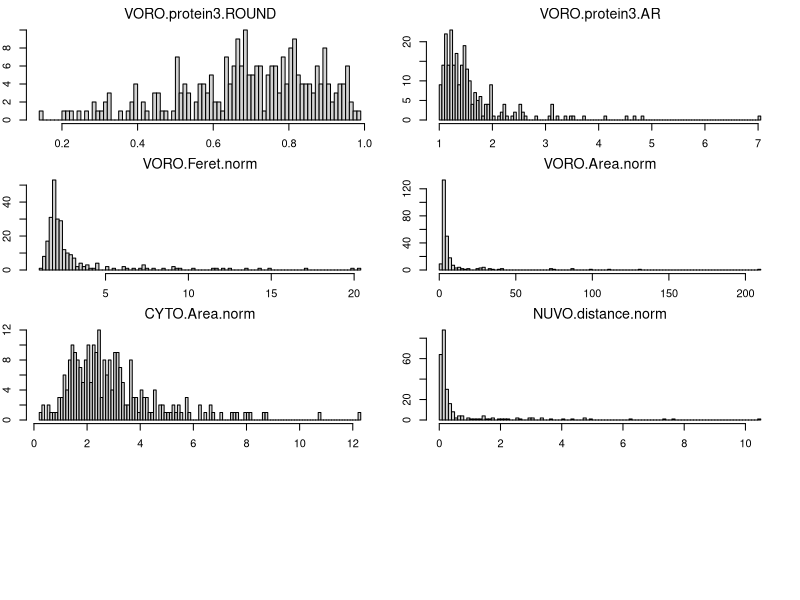
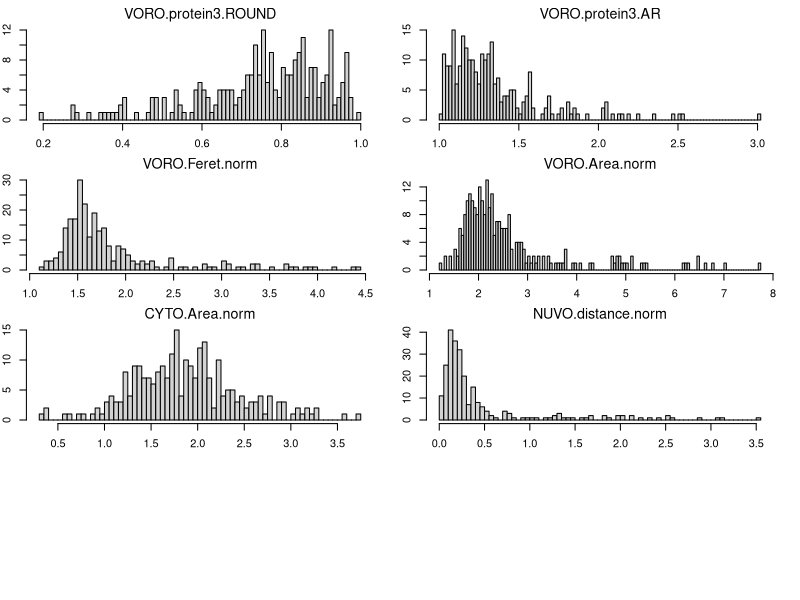
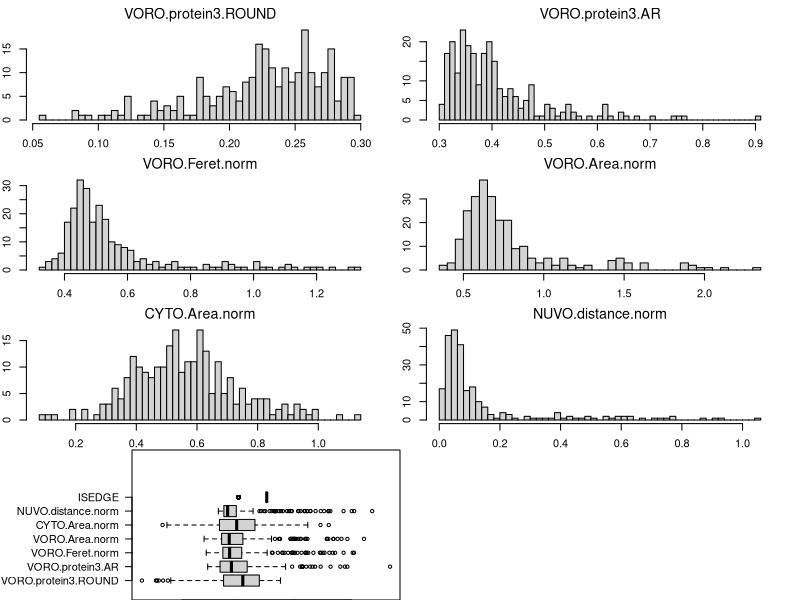

The R source for these figures, in order: (Note: this script raises an error after producing the figures.)
## ---- chunk 1
knitr::opts_chunk$set(echo = TRUE)
## ---- chunk 2

## LOAD THE DATA

WD = '/Users/Remi/Dropbox/1_WORK/2015/4_PROJECTS/1_SOFTWARE/IMAGEJ_LIB/CELL SIGNALING ANALYSIS/CODE/2_CLASSIFY/BORDERCELLS/PIPELINE/'

setwd(WD)

d0 <- read.delim("2_DATA/2_data_training.txt")

# exclude the text
d1 = d0[,1:length(d0)]



## ---- chunk 3
par(mfrow=c(4,2))
par(mar = rep(2, 4))
dd_mtx =data.matrix(d1, rownames.force = NA)
n_col = dim(dd_mtx)[2]
for(i in 1:(n_col-1)){
  hist(dd_mtx[,i],100,main=names(d1)[i], cex.axis=1, font.main=1, cex.main=1.3)
}

## ---- chunk 4
par(mfrow=c(4,2))
par(mar = rep(2, 4))
dd_mtx =log(data.matrix(d1, rownames.force = NA)+1,2)
n_col = dim(dd_mtx)[2]
for(i in 1:(n_col-1)){
  hist(dd_mtx[,i],100,main=names(d1)[i], cex.axis=1, font.main=1, cex.main=1.3)
}


## ---- chunk 5
d2 =d1
n_col = dim(dd_mtx)[2]
for(i in 1:(n_col-1)){
  a = d2[,i]
  d2[,i] =log(a+1,10)
}

par(mfrow=c(4,2))
par(mar = rep(2, 4))
dd_mtx =data.matrix(d2, rownames.force = NA)
n_col = dim(dd_mtx)[2]
for(i in 1:(n_col-1)){
  hist(dd_mtx[,i],50,main=names(d2)[i], cex.axis=1, font.main=1, cex.main=1.3)
}

## ---- chunk 6

dd = d2
FEATURES_MEAN = apply(data.matrix(dd),2,mean)
FEATURES_STDEV = apply(data.matrix(dd),2,sd)
for(i in 1:(dim(dd)[2]-1)){
  dd[,i]= (dd[,i] - FEATURES_MEAN[i])/ FEATURES_STDEV[i]
}

d3 = dd
dd =data.matrix(dd)
op <- par(mar = c(0,10,0,0))
boxplot(dd, horizontal=TRUE, las=2, cex.axis = 1, xlim=c(0,10))
par(op)
## ---- chunk 7

write.table(d3, file = "3_DATA/3_data_training_transf.txt", sep = "\t", quote=FALSE, row.names=FALSE, col.names = colnames(d3))
write.table(as.data.frame(FEATURES_MEAN) , file = "3_DATA/3_data_training_param_MEAN.txt", sep = "\t", quote=FALSE, row.names=F)
write.table(as.data.frame(FEATURES_STDEV), file = "3_DATA/3_data_training_param_STDEV.txt", sep = "\t", quote=FALSE, row.names=F)

